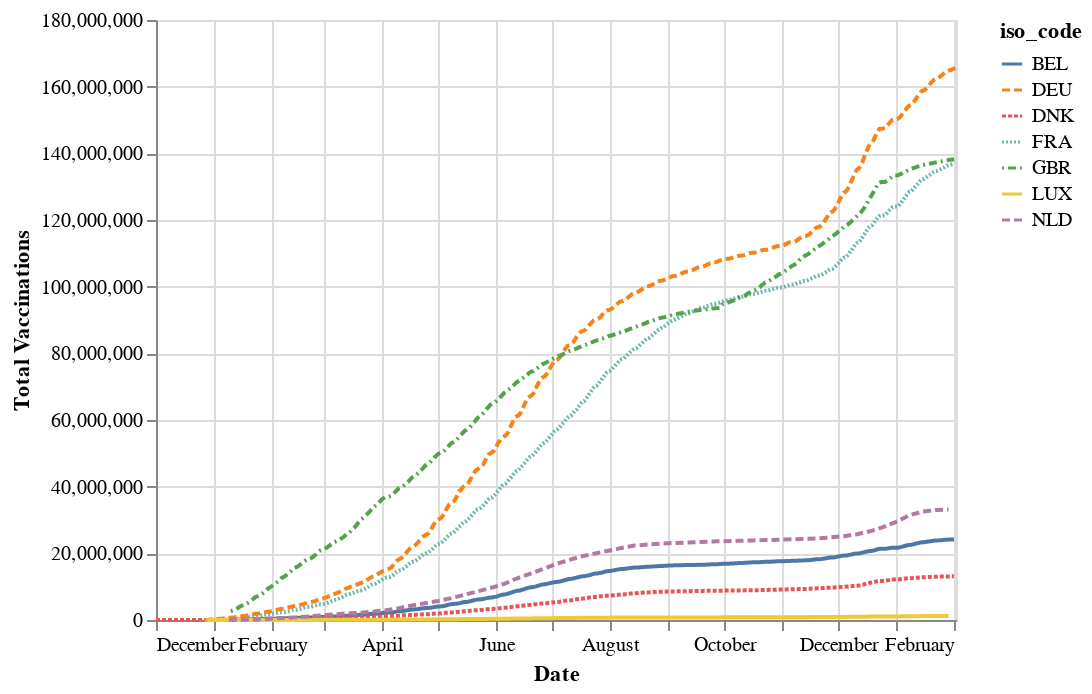

The notebook cell saved with this chart:
### Code cell
#Lets compare the total date with the total vaccinations per country

alt.Chart(final_df).mark_line().encode(
    x=alt.X('date', title='Date'),
    y=alt.Y('total_vaccinations', title='Total Vaccinations'),
    color='iso_code',
    strokeDash='iso_code',
    tooltip=['date', 'total_vaccinations'] 
    )

### Figure 1 — Vega-Lite specification as saved in the notebook (floating-point values rounded to 4 significant figures; data arrays with more than 128 entries replaced by an {"elided": "..."} marker saying what was removed)
{"config": {"view": {"continuousWidth": 400, "continuousHeight": 300}}, "data": {"name": "data-446a3c87546117a2b981be243d181c45"}, "mark": "line", "encoding": {"color": {"field": "iso_code", "type": "nominal"}, "strokeDash": {"field": "iso_code", "type": "nominal"}, "tooltip": [{"field": "date", "type": "temporal"}, {"field": "total_vaccinations", "type": "quantitative"}], "x": {"field": "date", "title": "Date", "type": "temporal"}, "y": {"field": "total_vaccinations", "title": "Total Vaccinations", "type": "quantitative"}}, "$schema": "https://vega.github.io/schema/vega-lite/v4.17.0.json", "datasets": {"data-446a3c87546117a2b981be243d181c45": {"elided": "2425 records"}}}
